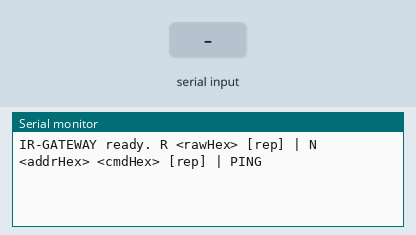
Simulated run of this sketch. Board: Arduino Uno, built with avr-gcc and run on an emulated ATmega328P. Parts: the last lines printed to the serial monitor. Inputs (shaded band) come from the test bench.

Above: at 1.2 s.
1.3 s: "PING 1\n" received over Serial
At 2.5 s:
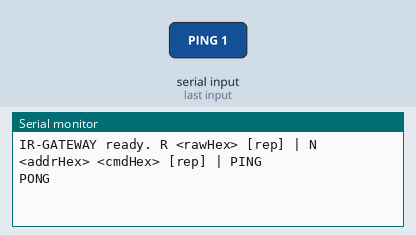
2.8 s: "R 1\n" received over Serial
At 4.0 s:
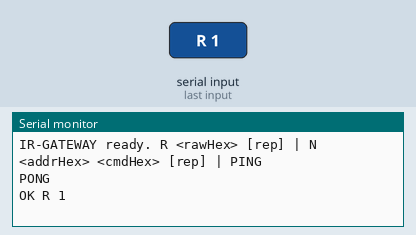
4.3 s: "N 1\n" received over Serial
At 5.0 s:
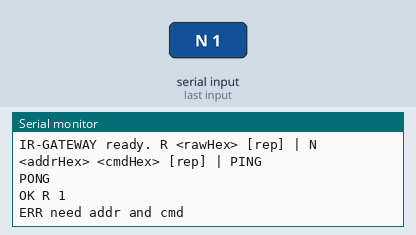
5.8 s: "R\n" received over Serial
At 6.2 s:
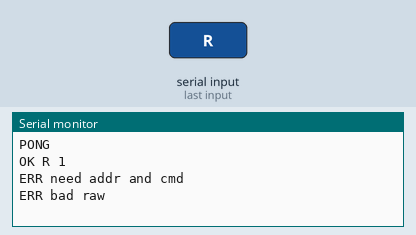
7.3 s: "90 45\n" received over Serial
At 8.5 s:
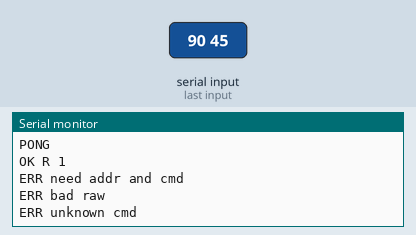

Measured:
- after the input at 1.3 s, the serial monitor: prints a new line at once (image 1)
- after the input at 2.8 s, the serial monitor: prints a new line after 0.07 s (image 2)
- after the input at 4.3 s, the serial monitor: prints a new line at once (image 3)
- after the input at 5.8 s, the serial monitor: prints a new line at once (image 4)
- after the input at 7.3 s, the serial monitor: prints a new line at once (image 5)

The sketch:

ir_send_gateway.ino
```cpp
/*
 * IR send gateway — turntable project
 * Library: IRremote v4.x   |   Board: Arduino Uno
 *
 * Reads simple commands over USB serial and blasts the matching IR frame.
 * It's protocol-generic on purpose: the laptop owns the code table (JSON),
 * this just transmits whatever it's told. One line per command, '\n' terminated.
 *
 * Commands:
 *   R <rawHex> [repeats]        send a 32-bit NEC frame exactly as captured
 *                               e.g.  R B847FF00        (POWER)
 *   N <addrHex> <cmdHex> [rep]  send NEC from address+command
 *                               e.g.  N 0 47
 *   PING                        -> replies PONG
 * Replies: "OK ..."  on success, "ERR ..." on problem.
 *
 * LED wiring (D3 is the Uno's fixed IR send pin):
 *   Short range (fine, turntable is adjacent):
 *     D3 --[100 ohm]-- IR-LED(+ anode) , IR-LED(- cathode) -- GND
 *   More range (uses your kit's 2N2222):
 *     D3 --[1k]-- base ; emitter -- GND ; collector -- IR-LED cathode ;
 *     IR-LED anode --[47 ohm]-- 5V
 *
 * Serial Monitor baud (if testing by hand): 115200
 */

#include <IRremote.hpp>

#define IR_SEND_PIN 3        // fixed on Uno (timer2)

String line;

void setup() {
  Serial.begin(115200);
  IrSender.begin(IR_SEND_PIN);
  Serial.println(F("IR-GATEWAY ready. R <rawHex> [rep] | N <addrHex> <cmdHex> [rep] | PING"));
}

void handle(String s) {
  s.trim();
  int sp1 = s.indexOf(' ');
  String cmd = (sp1 < 0) ? s : s.substring(0, sp1);
  cmd.toUpperCase();
  String rest = (sp1 < 0) ? "" : s.substring(sp1 + 1);
  rest.trim();

  if (cmd == "PING") { Serial.println(F("PONG")); return; }

  if (cmd == "R") {
    int sp = rest.indexOf(' ');
    String rawStr = (sp < 0) ? rest : rest.substring(0, sp);
    int rep = (sp < 0) ? 0 : rest.substring(sp + 1).toInt();
    uint32_t raw = strtoul(rawStr.c_str(), NULL, 16);
    if (raw == 0) { Serial.println(F("ERR bad raw")); return; }
    IrSender.sendNECRaw(raw, rep);
    Serial.print(F("OK R ")); Serial.println(rawStr);
    return;
  }

  if (cmd == "N") {
    int sp = rest.indexOf(' ');
    if (sp < 0) { Serial.println(F("ERR need addr and cmd")); return; }
    String addrStr = rest.substring(0, sp);
    String tail = rest.substring(sp + 1); tail.trim();
    int sp2 = tail.indexOf(' ');
    String cmdStr = (sp2 < 0) ? tail : tail.substring(0, sp2);
    int rep = (sp2 < 0) ? 0 : tail.substring(sp2 + 1).toInt();
    uint16_t addr = (uint16_t) strtoul(addrStr.c_str(), NULL, 16);
    uint16_t command = (uint16_t) strtoul(cmdStr.c_str(), NULL, 16);
    IrSender.sendNEC(addr, command, rep);
    Serial.print(F("OK N ")); Serial.print(addrStr);
    Serial.print(F(" ")); Serial.println(cmdStr);
    return;
  }

  Serial.println(F("ERR unknown cmd"));
}

void loop() {
  while (Serial.available()) {
    char c = Serial.read();
    if (c == '\n' || c == '\r') {
      if (line.length()) { handle(line); line = ""; }
    } else if (line.length() < 40) {
      line += c;
    }
  }
}
```
